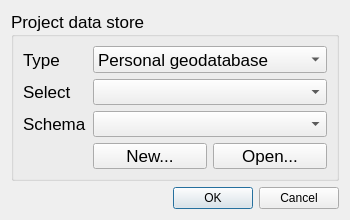
<?xml version="1.0" encoding="UTF-8"?>
<ui version="4.0">
 <class>ProjectDialog</class>
 <widget class="QDialog" name="ProjectDialog">
  <property name="windowModality">
   <enum>Qt::ApplicationModal</enum>
  </property>
  <property name="geometry">
   <rect>
    <x>0</x>
    <y>0</y>
    <width>350</width>
    <height>220</height>
   </rect>
  </property>
  <property name="minimumSize">
   <size>
    <width>320</width>
    <height>220</height>
   </size>
  </property>
  <property name="windowTitle">
   <string>Project Settings</string>
  </property>
  <layout class="QVBoxLayout" name="verticalLayout">
   <item>
    <widget class="QGroupBox" name="datastoreBox">
     <property name="font">
      <font>
       <pointsize>13</pointsize>
      </font>
     </property>
     <property name="title">
      <string>Project data store</string>
     </property>
     <layout class="QGridLayout" name="gridLayout" rowstretch="0,0,0,0,0,0" columnstretch="0,3,3" rowminimumheight="0,0,0,0,0,0">
      <item row="0" column="1" colspan="2">
       <widget class="QComboBox" name="dataTypeCombo">
        <property name="sizePolicy">
         <sizepolicy hsizetype="MinimumExpanding" vsizetype="Fixed">
          <horstretch>0</horstretch>
          <verstretch>0</verstretch>
         </sizepolicy>
        </property>
        <item>
         <property name="text">
          <string>Personal geodatabase</string>
         </property>
        </item>
        <item>
         <property name="text">
          <string>Shape files folder</string>
         </property>
        </item>
       </widget>
      </item>
      <item row="5" column="1">
       <widget class="QPushButton" name="dataNewButton">
        <property name="text">
         <string>New...</string>
        </property>
       </widget>
      </item>
      <item row="5" column="2">
       <widget class="QPushButton" name="dataOpenButton">
        <property name="text">
         <string>Open...</string>
        </property>
       </widget>
      </item>
      <item row="0" column="0">
       <widget class="QLabel" name="dataTypeLabel">
        <property name="text">
         <string>Type</string>
        </property>
       </widget>
      </item>
      <item row="1" column="0">
       <widget class="QLabel" name="dataSelectLabel">
        <property name="text">
         <string>Select</string>
        </property>
       </widget>
      </item>
      <item row="1" column="1" colspan="2">
       <widget class="QComboBox" name="dataSelectCombo"/>
      </item>
      <item row="3" column="0">
       <widget class="QLabel" name="schemaLabel">
        <property name="text">
         <string>Schema</string>
        </property>
       </widget>
      </item>
      <item row="3" column="1" colspan="2">
       <widget class="QComboBox" name="schemaCombo"/>
      </item>
     </layout>
    </widget>
   </item>
   <item>
    <widget class="QDialogButtonBox" name="closeButtonBox">
     <property name="orientation">
      <enum>Qt::Horizontal</enum>
     </property>
     <property name="standardButtons">
      <set>QDialogButtonBox::Cancel|QDialogButtonBox::Ok</set>
     </property>
    </widget>
   </item>
  </layout>
 </widget>
 <connections>
  <connection>
   <sender>closeButtonBox</sender>
   <signal>accepted()</signal>
   <receiver>ProjectDialog</receiver>
   <slot>accept()</slot>
   <hints>
    <hint type="sourcelabel">
     <x>248</x>
     <y>254</y>
    </hint>
    <hint type="destinationlabel">
     <x>157</x>
     <y>274</y>
    </hint>
   </hints>
  </connection>
  <connection>
   <sender>closeButtonBox</sender>
   <signal>rejected()</signal>
   <receiver>ProjectDialog</receiver>
   <slot>reject()</slot>
   <hints>
    <hint type="sourcelabel">
     <x>316</x>
     <y>260</y>
    </hint>
    <hint type="destinationlabel">
     <x>286</x>
     <y>274</y>
    </hint>
   </hints>
  </connection>
 </connections>
</ui>
